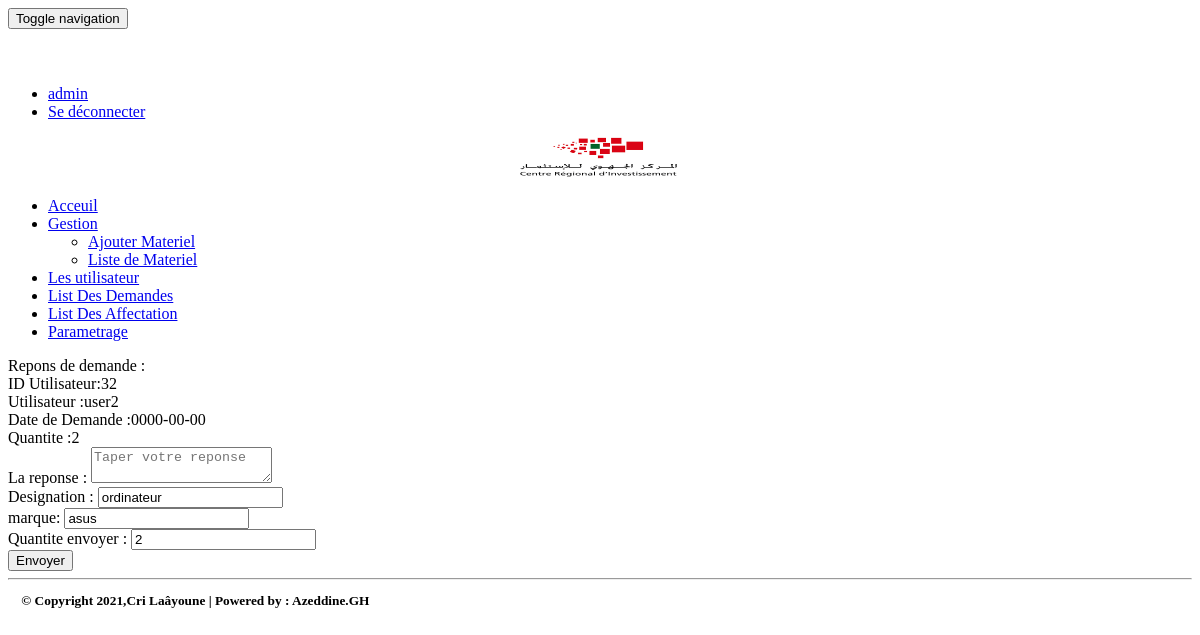
/pages/reponsU.php?idM=32 (signed in), run on the app's committed database.
### tables this page shows
CREATE TABLE IF NOT EXISTS `demande` (
`ID` int(11) NOT NULL,
  `Utilisateur` varchar(255) DEFAULT NULL,
  `NumEtage` varchar(255) DEFAULT NULL,
  `nomType` varchar(255) DEFAULT NULL,
  `Designation` varchar(255) DEFAULT NULL,
  `marque` varchar(255) DEFAULT NULL,
  `DateDemande` date DEFAULT NULL,
  `msg` varchar(255) DEFAULT NULL,
  `msg_rep` varchar(255) DEFAULT NULL,
  `Quantite` int(11) DEFAULT NULL,
  `QuantiteEnv` int(11) DEFAULT NULL
);

### pages/reponsU.php (the view, shortened to what this page needs)
<?php
    require_once('connexiondb.php');
    $idm=isset($_GET['idM'])?$_GET['idM']:0;
    $requete="select * from demande where ID=$idm";
    $resultat=$pdo->query($requete);
    $materiel=$resultat->fetch();
    $Utilisateur=$materiel['Utilisateur'];
    $DateDemande=$materiel['DateDemande'];
    $Quantite=$materiel['Quantite'];
    $msg_rep=$materiel['msg_rep'];
    $QuantiteEnv=$materiel['QuantiteEnv'];
    $Designation=$materiel['Designation'];
    $marque=$materiel['marque'];
?>
<!DOCTYPE HTML>
<HTML>
    <head>
        <link rel="stylesheet" type="text/css" href="../css/bootstrap.min.css">
        <link rel="stylesheet" type="text/css" href="../css/font-awesome.min.css">
        <link rel="stylesheet" type="text/css" href="../css/monstyle.css">
    </head>
    <body>
        <?php include("menu.php"); ?>
<div class="mcw">
  <div class="cv">
    <div>
     <div class="inbox">
       <div class="inbox-bx container-fluid">
         <div class="row">
           <div class="col-md-20">
           <div class="container">
            <div class="panel panel-primary  margetop50">
                <div class="panel-heading">Repons de demande :</div>
                <div class="panel-body">
                    <form method="post" action="updateRU.php" class="form" enctype="multipart/form-data">
                        <div class="form-group">
                           <label for="idM">ID Utilisateur:<?php echo $idm ?></label>
                        </div>
						<div class="form-group">
                              <label for="Utilisateur">Utilisateur :<?php echo $Utilisateur ?></label>
                        </div>
                        <div class="form-group">
                             <label for="DateDemande">Date de Demande :<?php echo $DateDemande ?></label>
                        </div>
                        <div class="form-group">
                             <label for="Quantite">Quantite :<?php echo $Quantite?></label>
                        </div>
                        <div class="form-group">
                             <label for="msg_rep">La reponse :</label>
                            <textarea type="text" name="msg_rep" placeholder="Taper votre reponse" class="form-control" value="<?php echo $msg_rep?>"></textarea>
                        <div class="form-group">
                             <label for="Designation">Designation :</label>
                            <input type="text" name="Designation" placeholder="Designation" class="form-control" value="<?php echo $Designation?>"/>
                            </div>
                            <div class="form-group">
                             <label for="marque">marque:</label>
                            <input type="text" name="marque" placeholder="marque" class="form-control" value="<?php echo $marque?>"/>
                        </div>
                        <div class="form-group">
                             <label for="QuantiteEnv">Quantite envoyer :</label>
                            <input type="text" name="QuantiteEnv" placeholder="QuantiteEnv" class="form-control" value="<?php echo $QuantiteEnv?>"/>
                        </div>
				        <button type="submit" class="btn btn-success btn-block">
                            Envoyer
                        </button>
					</form>
                </div>
            </div>
        </div>
         </div>
       </div>
     </div>
    </div>
  </div><footer> <sub><STRONG>      <hr> &nbsp;&nbsp;&nbsp; &copy; Copyright 2021,Cri Laâyoune | Powered by : Azeddine.GH </STRONG></sub>  </footer>   &nbsp;&nbsp;
</div>
    </body>
</HTML>

### data on the page
demande: Utilisateur "user2", DateDemande "0000-00-00", Quantite "2", msg_rep "Taper votre reponse", Designation "ordinateur", marque "asus", QuantiteEnv "2"

### other printed values
$_SESSION['user']['login'] "admin"
$idm "32"
